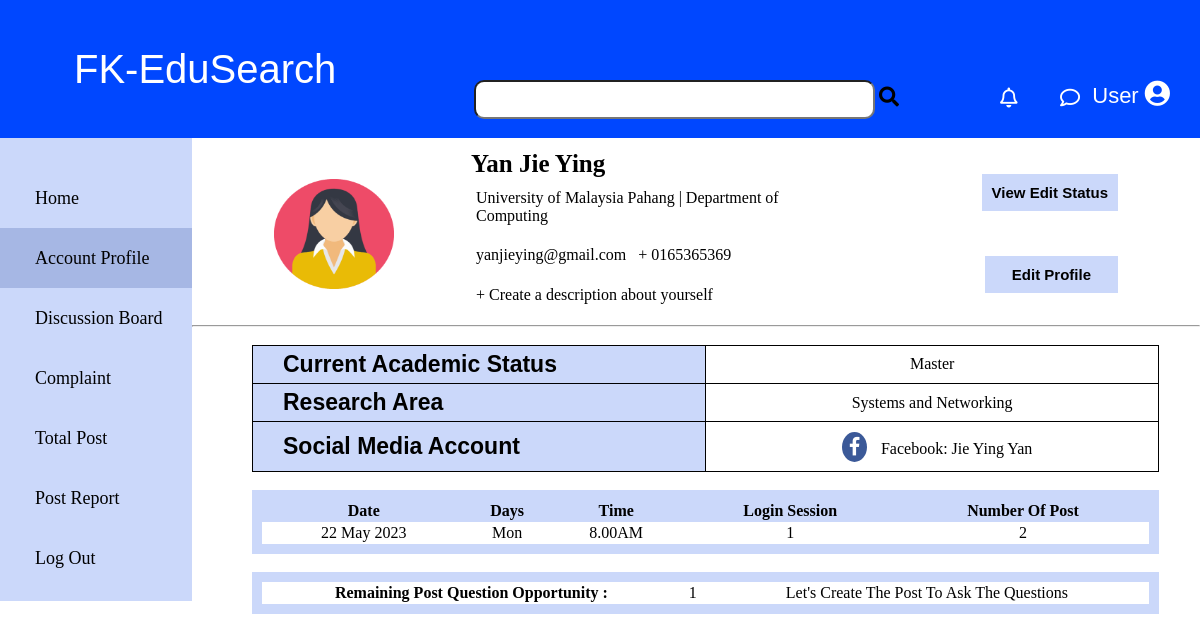
The app's page /User/UserAccountProfile.php (signed in) with its own data.
### tables this page shows
CREATE TABLE `user` (
  `User_ID` varchar(7) NOT NULL,
  `user_password` varchar(20) NOT NULL,
  `user_name` varchar(30) NOT NULL,
  `user_type` varchar(20) NOT NULL,
  `user_email` varchar(20) NOT NULL,
  `user_phoneNum` varchar(20) NOT NULL,
  `user_researchArea` varchar(50) NOT NULL,
  `user_academicStatus` varchar(50) NOT NULL,
  `user_socialMediaAcc` varchar(50) NOT NULL,
  `user_ProfileStatus` varchar(100) NOT NULL,
  `user_LastLogin` datetime NOT NULL,
  `Admin_ID` varchar(7) NOT NULL
);

### User/UserAccountProfile.php (the view, shortened to what this page needs)
<?php
include("../dbconnect.php");
include_once '../module1/sessionUser.php';
if(!empty($_SESSION["id"])){
  $id = $_SESSION["id"];
}
?>
<!DOCTYPE html>
<html>
    <head>
        <link rel="stylesheet" href="https://use.fontawesome.com/releases/v5.0.7/css/all.css">
        <link rel="stylesheet" href="https://cdnjs.cloudflare.com/ajax/libs/font-awesome/4.7.0/css/font-awesome.min.css">
    </head>
<body>
 <div id="title-bar">
        <div id="FKEduSearch" class="FKEduSearch">FK-EduSearch</div>
        <div class="searchbar">
        <input type="search" class="form-control rounded" aria-label="Search" aria-describedby="search-addon" />
        <span class="input-group-text border-0" id="search-addon">
        <i class="fas fa-search" style='font-size:20px; color:black'></i>
        </span>
        </div>
        <div class="iconNotification">
        <i class='far fa-bell' style='font-size:20px'></i>
        </div>
        <div class="Message">
        <i style='font-size:20px' class='far fa-comment'></i>
        </div>
        <div>
            <a class="icon-link">
                User
                <i class='fas fa-user-circle' style='font-size:26px;color:white'></i>
            </a>
        </div>
    </div>
<div class="centercontent">
    <div class="column LeftNavigationbar">
         <nav id="nav-bar">
            <ul>
                <li><a class="nav-link" href="../User/UserHomepage.php">Home</a></li>
                <li><a class="nav-link active" href="../User/UserAccountProfile.php">Account Profile</a></li>
                <li><a class="nav-link" href="../User/DiscussionBoard.php">Discussion Board</a></li>
                <li><a class="nav-link" href="../Complaint/UserComplaint.php">Complaint</a></li>
                <li><a class="nav-link" href="../User/TotalPost.php">Total Post</a></li>
                <li><a class="nav-link" href="../User/PostReport.php">Post Report</a></li>
                <li><a class="nav-link" href="../module1/logout.php">Log Out</a></li>
            </ul>
        </nav>
</div>
        <div class="column main-content">
            <table class="UserTable" >
            <?php
            $select = mysqli_query($conn, "SELECT * FROM `user` WHERE User_ID ='$id' ")
            or die('query failed');
            if(mysqli_num_rows($select) > 0){
              $fetch = mysqli_fetch_assoc($select);
            }
            ?>
                <tr>
                <td rowspan="4">
                    <img src="../Assets/userPic.png" width="120px" height="120px" style="padding-top:10px;">
                </td>
                <th>
                    <a class="UserName">  <?php echo $fetch['user_name'] ?> </a>
                </th>
                <td rowspan="2" style="width:300px" >
                <button class="ViewEditStatusBtn" onclick = "window.location.href='ViewEditStatus.php';"><strong>View Edit Status</strong></button></td>
                </tr>
                <tr>
                <td> University of Malaysia Pahang | Department of Computing</td>
                </tr>
                <tr>
                <td><?php echo $fetch['user_email'] ?> &nbsp; <a>+ <?php echo $fetch['user_phoneNum'] ?></a></td>
            <td rowspan="2" style="width:300px"><button class="EditProfileBtn" onclick = "window.location.href='../User/EditProfile.php';"><strong>Edit Profile</strong></button></td>
                </tr>
                <tr>
                    <td>
                  <a> + Create a description about yourself</a>
                    </td>
                </tr>
            </table>
            <hr>
            <br>
            <div class="UserDetails">
            <table class="UserDetailsTable">
                <tr><th class="UserDetailsTableTh">Current Academic Status</th> <td class="UserDetailsTable" ><?php echo $fetch['user_academicStatus'] ?></td></tr>
                <tr><th class="UserDetailsTableTh">Research Area</th><td class="UserDetailsTable"><?php echo $fetch['user_researchArea'] ?></td></tr>
                <tr><th class="UserDetailsTableTh">Social Media Account</th><td class="UserDetailsTable" ><a href="#" class="fa fa-facebook"></a> <?php echo $fetch['user_socialMediaAcc'] ?></td></tr>
            </table>
            </div>
            <br>
            <table class="LoginSessionDetails">
                <tr><th class="SessionTh">Date</th><th class="SessionTh">Days</th><th class="SessionTh">Time</th><th class="SessionTh">Login Session</th><th class="SessionTh">Number Of Post</th></tr>
                <tr class="SessionT"><td class="SessionT">22 May 2023</td><td class="SessionT">Mon</td><td class="SessionT">8.00AM</td><td class="SessionT">1</td><td class="SessionT">2</td></tr>
            </table>
            <br>
            <table class="PostOpportunityDetails">
               <tr class="PODT"><th class="PODT">Remaining Post Question Opportunity : </th><td class="PODT">1</td><td class="PODT"><a class="PODT" href="../User/CreateNewPost.php">Let's Create The Post To Ask The Questions</a></td></tr>
            </table>
        </div>
</body>
</html>

### User/UserAccountProfile.php (style rules this page uses)
* { margin: 0; padding: 0; box-sizing: border-box; }
body { background-color: white; }
#title-bar { display: flex; align-items: center; justify-content: space-between; color: white; background-color: #0047FF; height: 138px; width: 100%; padding: 30px 24px; }
.FKEduSearch { font: 2.5rem 'Poppins', sans-serif; margin-left: 50px; }
.searchbar { position:absolute; margin-left: 450px; padding-top:60px; }
input[type=search] { padding: 10px 110px; border-radius:10px; text-align: left; }
.iconNotification { position: absolute; left:1000px; top: 88px; }
.Message { position: absolute; left:1060px; top: 88px; }
.icon-link { position: absolute; right: 30px; top: 80px; font-size: 22px; text-decoration: none; color:white; font-family: sans-serif; }
#nav-bar { display: flex; flex-direction: column; justify-content: space-between; background-color: #CBD8FA; height: 100%; width: 200px; padding-top: 30px; padding-left: 0px; padding-bottom: 13px; }
.nav-link { display: inline-block; width: 100%; padding-top: 20px; padding-bottom: 19px; padding-left:35px; color: black; font-family: 'PT-serif', serif; text-decoration: none; text-align: left; font-size:18px; }
.active, .nav-link:hover { color: black; background-color: #A6B7E4; transition: all ease-in 200ms; }
ul { list-style-type:none; }
.column { float: left; padding:0px; }
.centercontent::after { content: ""; clear: both; display: table; }
.LeftNavigationbar { width:16% }
.main-content { background-color: white; width: 84%; }
.UserTable,tr,td { border:none; color: black; text-align: left; padding:9.6px 40px; }
.UserName { font-size: 25px; padding-left: 35px; }
.ViewEditStatusBtn,.EditProfileBtn { background-color: #CBD8FA; color:black; font-size: 15px; padding: 10px 10px; border:none; margin-right: 0px; float:right; }
.EditProfileBtn { padding: 10px 27px; }
.UserDetailsTable { width:90%; border:1px solid; border-collapse: collapse; margin-left: 60px; text-align: center; }
.UserDetailsTableTh { background-color:#CBD8FA ; width:50%; border:1px solid; padding-left: 30px; font-size: 23px; font-family: sans-serif; }
.LoginSessionDetails { width: 90%; background-color:#CBD8FA ; border:none; margin-left: 60px; padding: 10px 10px; border-spacing: 0; }
.SessionTh { text-align:center; border:none; border-spacing: 0; padding:2px 2px; }
.SessionT { background-color: white; border:none; border-spacing: 0; text-align: center; padding: 2px 4px; }
.PostOpportunityDetails { width: 90%; background-color:#CBD8FA ; border:none; margin-left: 60px; padding: 10px 10px; border-spacing: 0; }
.PODT { background-color: white; border:none; border-spacing: 0; text-align: center; padding: 2px 4px; text-decoration: none; color:black; }
.fa-facebook { background: #3B5998; color: white; }
.fa { padding: 5px; font-size: 20px; width: 25px; text-align: center; text-decoration: none; margin: 0px 10px; border-radius: 50%; }

### records on screen
user: user_name "Yan Jie Ying", user_email "yanjieying@gmail.com", user_phoneNum "0165365369", user_academicStatus "Master", user_researchArea "Systems and Networking", user_socialMediaAcc "Facebook: Jie Ying Yan"
